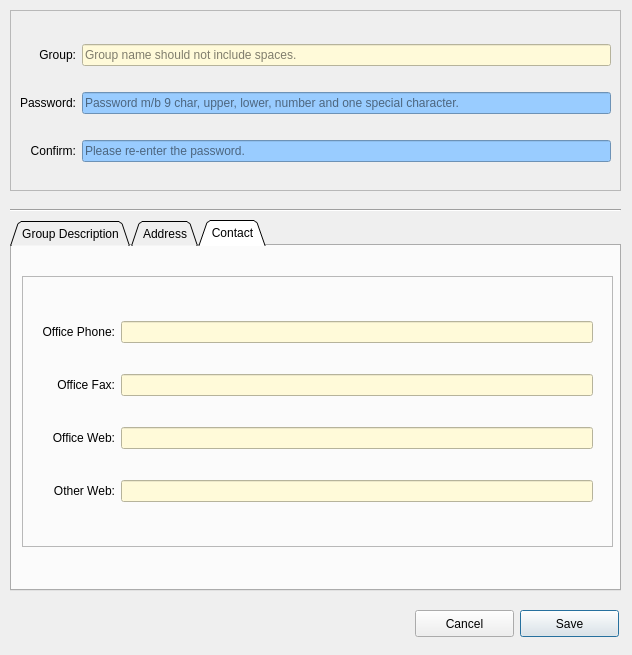
<?xml version="1.0" encoding="UTF-8"?>
<ui version="4.0">
 <class>newGroupDialog</class>
 <widget class="QDialog" name="newGroupDialog">
  <property name="geometry">
   <rect>
    <x>0</x>
    <y>0</y>
    <width>632</width>
    <height>655</height>
   </rect>
  </property>
  <property name="windowTitle">
   <string>New Group Dialog</string>
  </property>
  <property name="windowIcon">
   <iconset resource="resources.qrc">
    <normaloff>:/icons/icons/edit-user.ico</normaloff>:/icons/icons/edit-user.ico</iconset>
  </property>
  <property name="windowOpacity">
   <double>1.000000000000000</double>
  </property>
  <property name="styleSheet">
   <string notr="true"/>
  </property>
  <widget class="QFrame" name="credentialsFrame">
   <property name="geometry">
    <rect>
     <x>10</x>
     <y>10</y>
     <width>611</width>
     <height>181</height>
    </rect>
   </property>
   <property name="frameShape">
    <enum>QFrame::StyledPanel</enum>
   </property>
   <property name="frameShadow">
    <enum>QFrame::Raised</enum>
   </property>
   <widget class="QWidget" name="layoutWidget">
    <property name="geometry">
     <rect>
      <x>10</x>
      <y>14</y>
      <width>591</width>
      <height>161</height>
     </rect>
    </property>
    <layout class="QGridLayout" name="gridLayout">
     <item row="0" column="0">
      <widget class="QLabel" name="groupLabel">
       <property name="text">
        <string>Group:</string>
       </property>
       <property name="alignment">
        <set>Qt::AlignRight|Qt::AlignTrailing|Qt::AlignVCenter</set>
       </property>
       <property name="buddy">
        <cstring>newGroupLineEdit</cstring>
       </property>
      </widget>
     </item>
     <item row="0" column="1">
      <widget class="QLineEdit" name="newGroupLineEdit">
       <property name="styleSheet">
        <string notr="true">background-color: rgb(255, 250, 217)</string>
       </property>
       <property name="placeholderText">
        <string>Group name should not include spaces.</string>
       </property>
      </widget>
     </item>
     <item row="1" column="0">
      <widget class="QLabel" name="passwordLabel">
       <property name="text">
        <string>Password:</string>
       </property>
       <property name="alignment">
        <set>Qt::AlignRight|Qt::AlignTrailing|Qt::AlignVCenter</set>
       </property>
       <property name="buddy">
        <cstring>passwordLineEdit</cstring>
       </property>
      </widget>
     </item>
     <item row="1" column="1">
      <widget class="QLineEdit" name="passwordLineEdit">
       <property name="styleSheet">
        <string notr="true">background-color: rgb(153, 204, 255)</string>
       </property>
       <property name="inputMethodHints">
        <set>Qt::ImhHiddenText|Qt::ImhNoAutoUppercase|Qt::ImhNoPredictiveText</set>
       </property>
       <property name="echoMode">
        <enum>QLineEdit::Password</enum>
       </property>
       <property name="placeholderText">
        <string>Password m/b 9 char, upper, lower, number and one special character.</string>
       </property>
      </widget>
     </item>
     <item row="2" column="0">
      <widget class="QLabel" name="confirmPasswordLabel">
       <property name="text">
        <string>Confirm:</string>
       </property>
       <property name="alignment">
        <set>Qt::AlignRight|Qt::AlignTrailing|Qt::AlignVCenter</set>
       </property>
       <property name="buddy">
        <cstring>confirmPasswordLineEdit</cstring>
       </property>
      </widget>
     </item>
     <item row="2" column="1">
      <widget class="QLineEdit" name="confirmPasswordLineEdit">
       <property name="styleSheet">
        <string notr="true">background-color: rgb(153, 204, 255)</string>
       </property>
       <property name="inputMethodHints">
        <set>Qt::ImhHiddenText|Qt::ImhNoAutoUppercase|Qt::ImhNoPredictiveText</set>
       </property>
       <property name="echoMode">
        <enum>QLineEdit::Password</enum>
       </property>
       <property name="placeholderText">
        <string>Please re-enter the password.</string>
       </property>
      </widget>
     </item>
    </layout>
   </widget>
  </widget>
  <widget class="QTabWidget" name="newGroupTabWidget">
   <property name="geometry">
    <rect>
     <x>10</x>
     <y>220</y>
     <width>611</width>
     <height>371</height>
    </rect>
   </property>
   <property name="tabPosition">
    <enum>QTabWidget::North</enum>
   </property>
   <property name="tabShape">
    <enum>QTabWidget::Triangular</enum>
   </property>
   <property name="currentIndex">
    <number>2</number>
   </property>
   <property name="tabsClosable">
    <bool>false</bool>
   </property>
   <property name="movable">
    <bool>true</bool>
   </property>
   <widget class="QWidget" name="groupDescriptionTab">
    <attribute name="icon">
     <iconset resource="resources.qrc">
      <normaloff>:/icons/icons/edit-group.ico</normaloff>:/icons/icons/edit-group.ico</iconset>
    </attribute>
    <attribute name="title">
     <string>Group Description</string>
    </attribute>
    <widget class="QFrame" name="descriptionFrame">
     <property name="geometry">
      <rect>
       <x>10</x>
       <y>10</y>
       <width>581</width>
       <height>271</height>
      </rect>
     </property>
     <property name="frameShape">
      <enum>QFrame::StyledPanel</enum>
     </property>
     <property name="frameShadow">
      <enum>QFrame::Raised</enum>
     </property>
     <property name="lineWidth">
      <number>2</number>
     </property>
     <widget class="QTextEdit" name="descTextEdit">
      <property name="geometry">
       <rect>
        <x>13</x>
        <y>17</y>
        <width>551</width>
        <height>241</height>
       </rect>
      </property>
      <property name="styleSheet">
       <string notr="true">background-color: rgb(245,245,245);</string>
      </property>
     </widget>
    </widget>
    <widget class="QLabel" name="newGroupLabel">
     <property name="geometry">
      <rect>
       <x>380</x>
       <y>290</y>
       <width>211</width>
       <height>31</height>
      </rect>
     </property>
     <property name="layoutDirection">
      <enum>Qt::LeftToRight</enum>
     </property>
     <property name="text">
      <string/>
     </property>
     <property name="pixmap">
      <pixmap>bristo_logo.png</pixmap>
     </property>
     <property name="scaledContents">
      <bool>true</bool>
     </property>
     <property name="alignment">
      <set>Qt::AlignCenter</set>
     </property>
    </widget>
   </widget>
   <widget class="QWidget" name="groupAddressTab">
    <attribute name="icon">
     <iconset resource="resources.qrc">
      <normaloff>:/icons/icons/address-book-new-2.ico</normaloff>:/icons/icons/address-book-new-2.ico</iconset>
    </attribute>
    <attribute name="title">
     <string>Address</string>
    </attribute>
    <widget class="QFrame" name="groupAddressFrame">
     <property name="geometry">
      <rect>
       <x>10</x>
       <y>20</y>
       <width>581</width>
       <height>271</height>
      </rect>
     </property>
     <property name="frameShape">
      <enum>QFrame::StyledPanel</enum>
     </property>
     <property name="frameShadow">
      <enum>QFrame::Raised</enum>
     </property>
     <property name="lineWidth">
      <number>2</number>
     </property>
     <widget class="QWidget" name="layoutWidget_2">
      <property name="geometry">
       <rect>
        <x>20</x>
        <y>20</y>
        <width>541</width>
        <height>221</height>
       </rect>
      </property>
      <layout class="QGridLayout" name="gridLayout_3">
       <item row="0" column="0">
        <widget class="QLabel" name="groupAddressLabel">
         <property name="text">
          <string>Address:</string>
         </property>
         <property name="alignment">
          <set>Qt::AlignRight|Qt::AlignTrailing|Qt::AlignVCenter</set>
         </property>
         <property name="buddy">
          <cstring>groupAddressLineEdit</cstring>
         </property>
        </widget>
       </item>
       <item row="0" column="1">
        <widget class="QLineEdit" name="groupAddressLineEdit">
         <property name="styleSheet">
          <string notr="true">background-color: rgb(215, 255, 208);</string>
         </property>
        </widget>
       </item>
       <item row="1" column="0">
        <widget class="QLabel" name="groupSuiteLabel">
         <property name="text">
          <string>Suite/ Floor:</string>
         </property>
         <property name="alignment">
          <set>Qt::AlignRight|Qt::AlignTrailing|Qt::AlignVCenter</set>
         </property>
         <property name="buddy">
          <cstring>groupSuiteLineEdit</cstring>
         </property>
        </widget>
       </item>
       <item row="1" column="1">
        <widget class="QLineEdit" name="groupSuiteLineEdit">
         <property name="styleSheet">
          <string notr="true">background-color: rgb(215, 255, 208);</string>
         </property>
        </widget>
       </item>
       <item row="2" column="0">
        <widget class="QLabel" name="groupCityLabel">
         <property name="text">
          <string>City:</string>
         </property>
         <property name="alignment">
          <set>Qt::AlignRight|Qt::AlignTrailing|Qt::AlignVCenter</set>
         </property>
         <property name="buddy">
          <cstring>groupCityLineEdit</cstring>
         </property>
        </widget>
       </item>
       <item row="2" column="1">
        <widget class="QLineEdit" name="groupCityLineEdit">
         <property name="styleSheet">
          <string notr="true">background-color: rgb(215, 255, 208);</string>
         </property>
        </widget>
       </item>
       <item row="3" column="0">
        <widget class="QLabel" name="groupStateLabel">
         <property name="text">
          <string>State/Province:</string>
         </property>
         <property name="alignment">
          <set>Qt::AlignRight|Qt::AlignTrailing|Qt::AlignVCenter</set>
         </property>
         <property name="buddy">
          <cstring>groupStateLineEdit</cstring>
         </property>
        </widget>
       </item>
       <item row="3" column="1">
        <widget class="QLineEdit" name="groupStateLineEdit">
         <property name="styleSheet">
          <string notr="true">background-color: rgb(215, 255, 208);</string>
         </property>
        </widget>
       </item>
       <item row="4" column="0">
        <widget class="QLabel" name="groupPostalLabel">
         <property name="text">
          <string>Zip:</string>
         </property>
         <property name="alignment">
          <set>Qt::AlignRight|Qt::AlignTrailing|Qt::AlignVCenter</set>
         </property>
         <property name="buddy">
          <cstring>groupPostalLineEdit</cstring>
         </property>
        </widget>
       </item>
       <item row="4" column="1">
        <widget class="QLineEdit" name="groupPostalLineEdit">
         <property name="styleSheet">
          <string notr="true">background-color: rgb(215, 255, 208);</string>
         </property>
        </widget>
       </item>
      </layout>
     </widget>
    </widget>
   </widget>
   <widget class="QWidget" name="groupContactTab">
    <attribute name="icon">
     <iconset resource="resources.qrc">
      <normaloff>:/icons/icons/contact-new-2.ico</normaloff>:/icons/icons/contact-new-2.ico</iconset>
    </attribute>
    <attribute name="title">
     <string>Contact</string>
    </attribute>
    <widget class="QFrame" name="groupContactFrame">
     <property name="geometry">
      <rect>
       <x>10</x>
       <y>30</y>
       <width>591</width>
       <height>271</height>
      </rect>
     </property>
     <property name="frameShape">
      <enum>QFrame::StyledPanel</enum>
     </property>
     <property name="frameShadow">
      <enum>QFrame::Raised</enum>
     </property>
     <widget class="QWidget" name="layoutWidget_3">
      <property name="geometry">
       <rect>
        <x>20</x>
        <y>20</y>
        <width>551</width>
        <height>231</height>
       </rect>
      </property>
      <layout class="QGridLayout" name="gridLayout_4">
       <item row="2" column="0">
        <widget class="QLabel" name="groupOfficeWebLabel">
         <property name="text">
          <string>Office Web:</string>
         </property>
         <property name="alignment">
          <set>Qt::AlignRight|Qt::AlignTrailing|Qt::AlignVCenter</set>
         </property>
         <property name="buddy">
          <cstring>groupOfficeWebLineEdit</cstring>
         </property>
        </widget>
       </item>
       <item row="1" column="1">
        <widget class="QLineEdit" name="groupOfficeFaxLineEdit">
         <property name="styleSheet">
          <string notr="true">background-color: rgb(255, 250, 217)</string>
         </property>
        </widget>
       </item>
       <item row="2" column="1">
        <widget class="QLineEdit" name="groupOfficeWebLineEdit">
         <property name="styleSheet">
          <string notr="true">background-color: rgb(255, 250, 217)</string>
         </property>
         <property name="inputMethodHints">
          <set>Qt::ImhNone</set>
         </property>
        </widget>
       </item>
       <item row="1" column="0">
        <widget class="QLabel" name="groupOfficeFaxLabel">
         <property name="text">
          <string>Office Fax:</string>
         </property>
         <property name="alignment">
          <set>Qt::AlignRight|Qt::AlignTrailing|Qt::AlignVCenter</set>
         </property>
         <property name="buddy">
          <cstring>groupOfficeFaxLineEdit</cstring>
         </property>
        </widget>
       </item>
       <item row="0" column="1">
        <widget class="QLineEdit" name="groupOfficePhoneLineEdit">
         <property name="styleSheet">
          <string notr="true">background-color: rgb(255, 250, 217)</string>
         </property>
        </widget>
       </item>
       <item row="3" column="1">
        <widget class="QLineEdit" name="groupOtherWebLineEdit">
         <property name="styleSheet">
          <string notr="true">background-color: rgb(255, 250, 217)</string>
         </property>
        </widget>
       </item>
       <item row="3" column="0">
        <widget class="QLabel" name="groupOtherWebLabel">
         <property name="text">
          <string>Other Web:</string>
         </property>
         <property name="alignment">
          <set>Qt::AlignRight|Qt::AlignTrailing|Qt::AlignVCenter</set>
         </property>
         <property name="buddy">
          <cstring>groupOtherWebLineEdit</cstring>
         </property>
        </widget>
       </item>
       <item row="0" column="0">
        <widget class="QLabel" name="groupOfficePhoneLabel">
         <property name="text">
          <string>Office Phone:</string>
         </property>
         <property name="alignment">
          <set>Qt::AlignRight|Qt::AlignTrailing|Qt::AlignVCenter</set>
         </property>
         <property name="buddy">
          <cstring>groupOfficePhoneLineEdit</cstring>
         </property>
        </widget>
       </item>
      </layout>
     </widget>
    </widget>
   </widget>
  </widget>
  <widget class="Line" name="line">
   <property name="geometry">
    <rect>
     <x>10</x>
     <y>200</y>
     <width>611</width>
     <height>20</height>
    </rect>
   </property>
   <property name="orientation">
    <enum>Qt::Horizontal</enum>
   </property>
  </widget>
  <widget class="QPushButton" name="savePushButton">
   <property name="geometry">
    <rect>
     <x>520</x>
     <y>610</y>
     <width>99</width>
     <height>27</height>
    </rect>
   </property>
   <property name="text">
    <string>Save</string>
   </property>
   <property name="icon">
    <iconset>
     <normalon>:/icons/icons/db_add.ico</normalon>
    </iconset>
   </property>
  </widget>
  <widget class="QPushButton" name="cancelPushButton">
   <property name="geometry">
    <rect>
     <x>415</x>
     <y>610</y>
     <width>99</width>
     <height>27</height>
    </rect>
   </property>
   <property name="text">
    <string>Cancel</string>
   </property>
   <property name="icon">
    <iconset>
     <normalon>:/icons/icons/process-stop-5.ico</normalon>
    </iconset>
   </property>
  </widget>
 </widget>
 <tabstops>
  <tabstop>cancelPushButton</tabstop>
  <tabstop>savePushButton</tabstop>
  <tabstop>newGroupTabWidget</tabstop>
 </tabstops>
 <resources>
  <include location="resources.qrc"/>
 </resources>
 <connections>
  <connection>
   <sender>savePushButton</sender>
   <signal>clicked()</signal>
   <receiver>newGroupDialog</receiver>
   <slot>accept()</slot>
   <hints>
    <hint type="sourcelabel">
     <x>569</x>
     <y>543</y>
    </hint>
    <hint type="destinationlabel">
     <x>316</x>
     <y>283</y>
    </hint>
   </hints>
  </connection>
  <connection>
   <sender>cancelPushButton</sender>
   <signal>clicked()</signal>
   <receiver>newGroupDialog</receiver>
   <slot>reject()</slot>
   <hints>
    <hint type="sourcelabel">
     <x>469</x>
     <y>623</y>
    </hint>
    <hint type="destinationlabel">
     <x>316</x>
     <y>322</y>
    </hint>
   </hints>
  </connection>
 </connections>
</ui>
